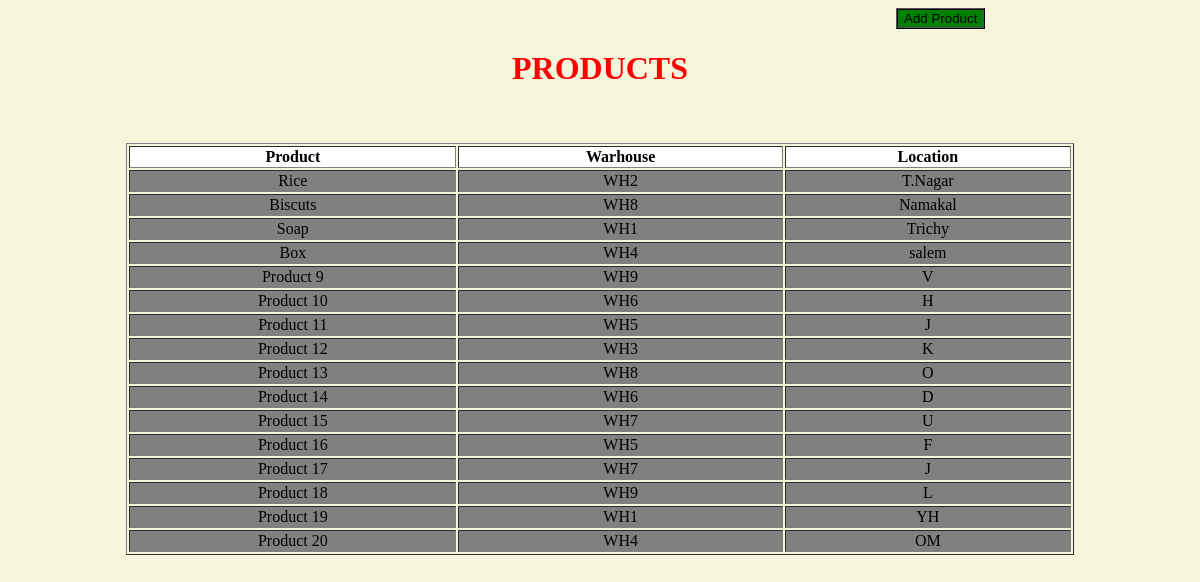
Page /Task/product on the committed database.
### Task/models.py (models this page shows)
class Addproduct(models.Model):
    pname = models.CharField(max_length=50)
    name  = models.CharField(max_length=50)
    place = models.CharField(max_length=50)

### Task/views.py (the view)
# urls.py: path("product", views.product, name="product"),
def product(request):
    products = Addproduct.objects.all()
    return render(request, "Task/Product.html",{"object": products})

### Task/templates/Task/Product.html (shortened to what this page needs)
{% extends "Task/layout.html" %}
{% block body %}
    <form method="POST" action="{% url 'insert' %}" >
        <button>Add Product</button>
    </form>
    <h1 style="text-align: center;color: red;" >PRODUCTS</h1>
    <br>
    <p>
        <table class="center" border="1px" >
            <thead class="top">
                <tr>
                    <th>Product</th>
                    <th>Warhouse</th>
                    <th>Location</th>
                </tr>
            </thead>
            <tbody class="mid">
                {% for item in object %}
                <tr>
                    <td>{{ item.pname }}</td>
                    <td>{{ item.name }}</td>
                    <td>{{ item.place }}</td>
                </tr>
                {% endfor %}
            </tbody>
        </table>
    </p>
    <br>
{% endblock %}

### Task/templates/Task/layout.html (shortened to what this page needs)
{% load static %}
<!DOCTYPE html>
<html>
    <head>
    </head>
    <body>
        {% block body %}
        {% endblock %}
    </body>
</html>

### Task/templates/Task/Product.html (style rules this page uses)
body { background-color: beige; }
.center { width: 80%; margin-left: auto; margin-right: auto; }
.top { background-color: white; }
.mid { text-align: center; background-color: grey; }
button { margin-left: 75%; margin-top: auto; margin-bottom: auto; background-color: green; border-color: black; border-style: ridge; }

### rows in the picture
Addproduct: pname "Rice", name "WH2", place "T.Nagar"
Addproduct: pname "Biscuts", name "WH8", place "Namakal"
Addproduct: pname "Soap", name "WH1", place "Trichy"
Addproduct: pname "Box", name "WH4", place "salem"
Addproduct: pname "Product 9", name "WH9", place "V"
Addproduct: pname "Product 10", name "WH6", place "H"
Addproduct: pname "Product 11", name "WH5", place "J"
Addproduct: pname "Product 12", name "WH3", place "K"
Addproduct: pname "Product 13", name "WH8", place "O"
Addproduct: pname "Product 14", name "WH6", place "D"
Addproduct: pname "Product 15", name "WH7", place "U"
Addproduct: pname "Product 16", name "WH5", place "F"
Addproduct: pname "Product 17", name "WH7", place "J"
Addproduct: pname "Product 18", name "WH9", place "L"
Addproduct: pname "Product 19", name "WH1", place "YH"
Addproduct: pname "Product 20", name "WH4", place "OM"
